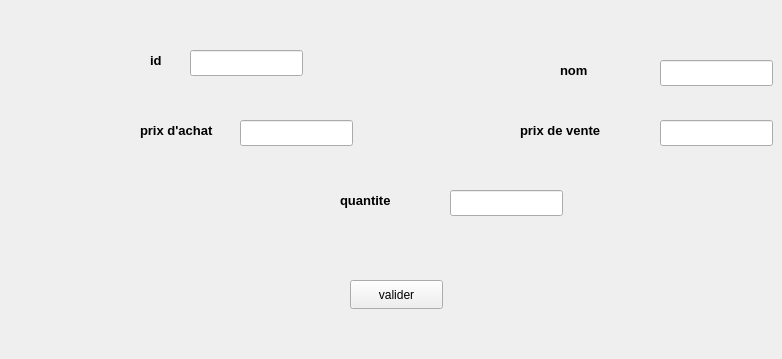
      <widget class="QWidget" name="tab_2">
       <attribute name="title">
        <string>ajout</string>
       </attribute>
       <widget class="QLabel" name="label_10">
        <property name="geometry">
         <rect>
          <x>150</x>
          <y>50</y>
          <width>81</width>
          <height>20</height>
         </rect>
        </property>
        <property name="font">
         <font>
          <pointsize>10</pointsize>
          <bold>true</bold>
         </font>
        </property>
        <property name="text">
         <string>id</string>
        </property>
       </widget>
       <widget class="QLineEdit" name="id">
        <property name="geometry">
         <rect>
          <x>190</x>
          <y>50</y>
          <width>113</width>
          <height>26</height>
         </rect>
        </property>
       </widget>
       <widget class="QLineEdit" name="nom">
        <property name="geometry">
         <rect>
          <x>660</x>
          <y>60</y>
          <width>113</width>
          <height>26</height>
         </rect>
        </property>
       </widget>
       <widget class="QLabel" name="label_11">
        <property name="geometry">
         <rect>
          <x>560</x>
          <y>60</y>
          <width>63</width>
          <height>20</height>
         </rect>
        </property>
        <property name="font">
         <font>
          <pointsize>10</pointsize>
          <bold>true</bold>
         </font>
        </property>
        <property name="text">
         <string>nom</string>
        </property>
       </widget>
       <widget class="QLabel" name="label_12">
        <property name="geometry">
         <rect>
          <x>140</x>
          <y>120</y>
          <width>101</width>
          <height>20</height>
         </rect>
        </property>
        <property name="font">
         <font>
          <pointsize>10</pointsize>
          <bold>true</bold>
         </font>
        </property>
        <property name="text">
         <string>prix d'achat</string>
        </property>
       </widget>
       <widget class="QLineEdit" name="pa">
        <property name="geometry">
         <rect>
          <x>240</x>
          <y>120</y>
          <width>113</width>
          <height>26</height>
         </rect>
        </property>
       </widget>
       <widget class="QLabel" name="label_13">
        <property name="geometry">
         <rect>
          <x>520</x>
          <y>120</y>
          <width>111</width>
          <height>20</height>
         </rect>
        </property>
        <property name="font">
         <font>
          <pointsize>10</pointsize>
          <bold>true</bold>
         </font>
        </property>
        <property name="text">
         <string>prix de vente</string>
        </property>
       </widget>
       <widget class="QLineEdit" name="pv">
        <property name="geometry">
         <rect>
          <x>660</x>
          <y>120</y>
          <width>113</width>
          <height>26</height>
         </rect>
        </property>
       </widget>
       <widget class="QLabel" name="label_14">
        <property name="geometry">
         <rect>
          <x>340</x>
          <y>190</y>
          <width>101</width>
          <height>20</height>
         </rect>
        </property>
        <property name="font">
         <font>
          <pointsize>10</pointsize>
          <bold>true</bold>
         </font>
        </property>
        <property name="text">
         <string>quantite</string>
        </property>
       </widget>
       <widget class="QLineEdit" name="quantite">
        <property name="geometry">
         <rect>
          <x>450</x>
          <y>190</y>
          <width>113</width>
          <height>26</height>
         </rect>
        </property>
       </widget>
       <widget class="QPushButton" name="Ajouter">
        <property name="geometry">
         <rect>
          <x>350</x>
          <y>280</y>
          <width>93</width>
          <height>29</height>
         </rect>
        </property>
        <property name="text">
         <string>valider</string>
        </property>
       </widget>
       <widget class="QWidget" name="verticalLayoutWidget">
        <property name="geometry">
         <rect>
          <x>610</x>
          <y>270</y>
          <width>160</width>
          <height>80</height>
         </rect>
        </property>
        <layout class="QVBoxLayout" name="showMessage"/>
       </widget>
      </widget>
